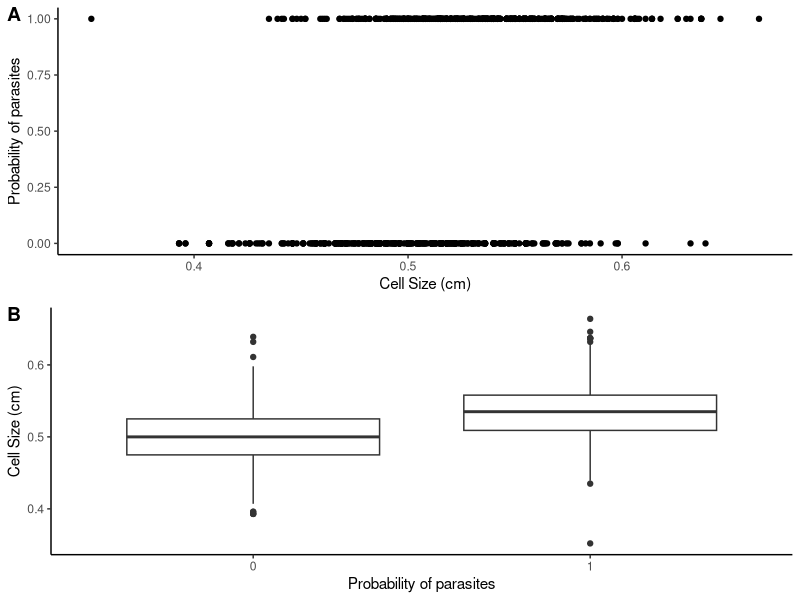
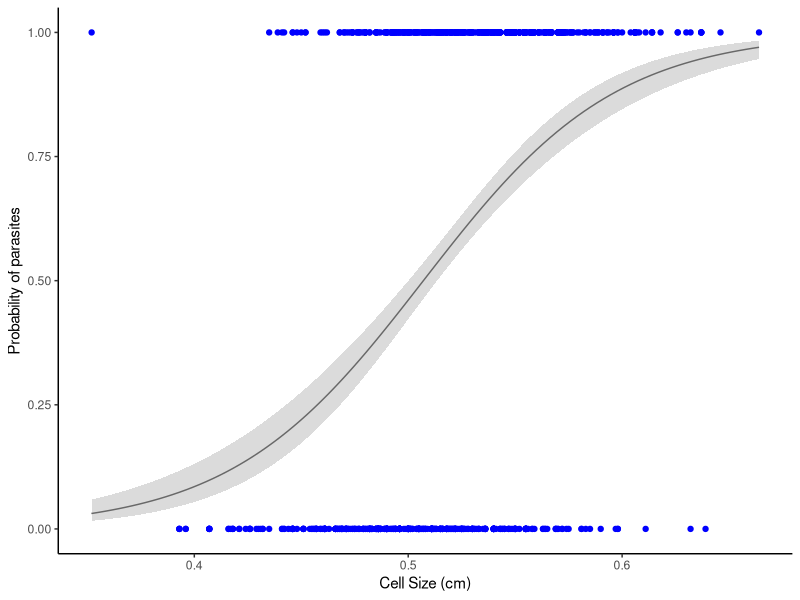
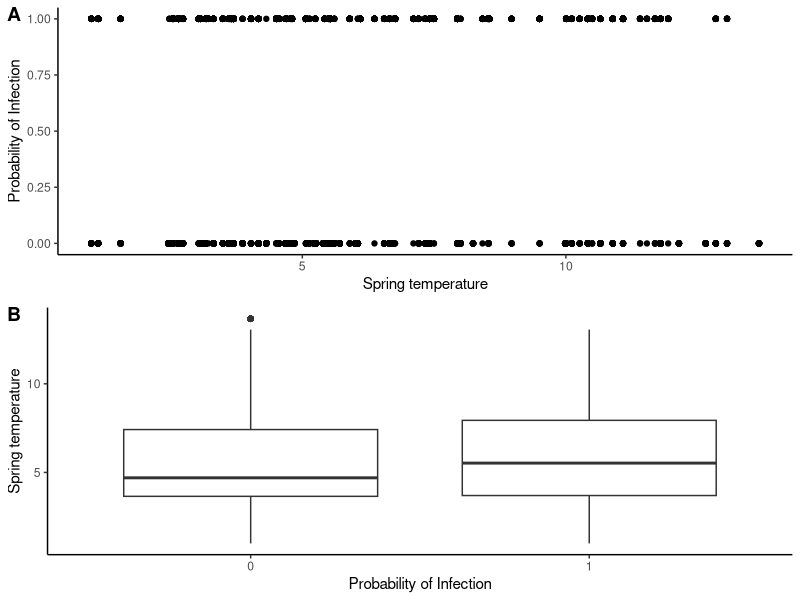
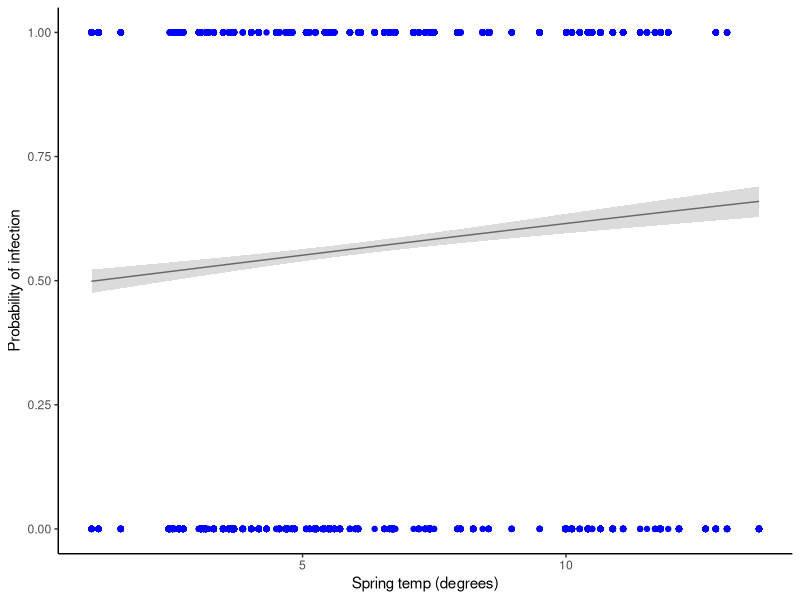
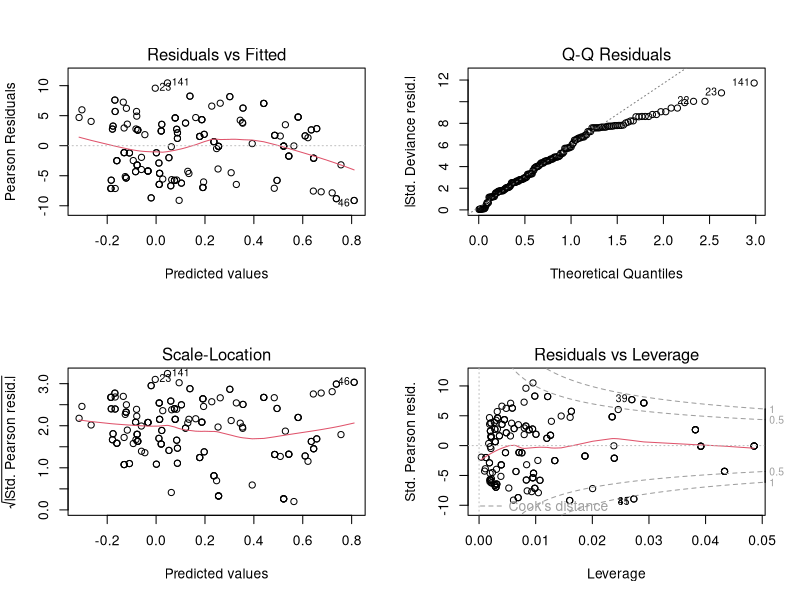
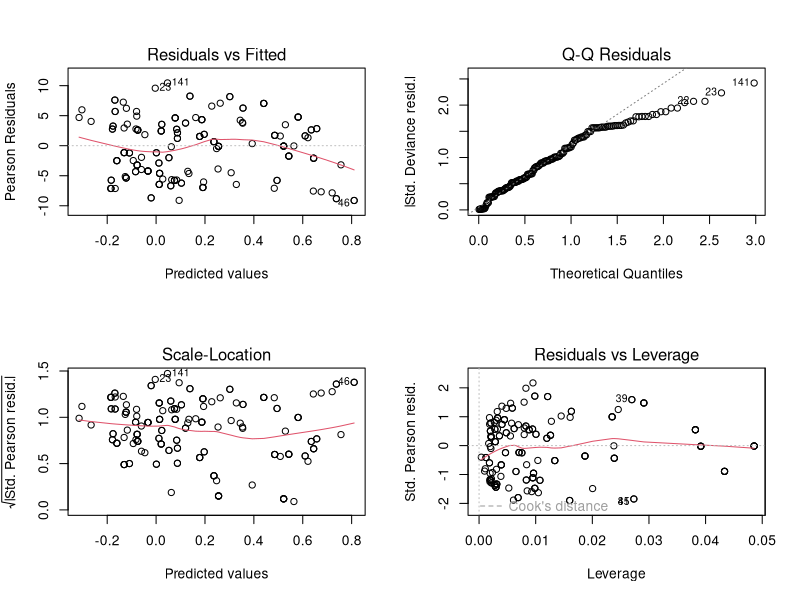
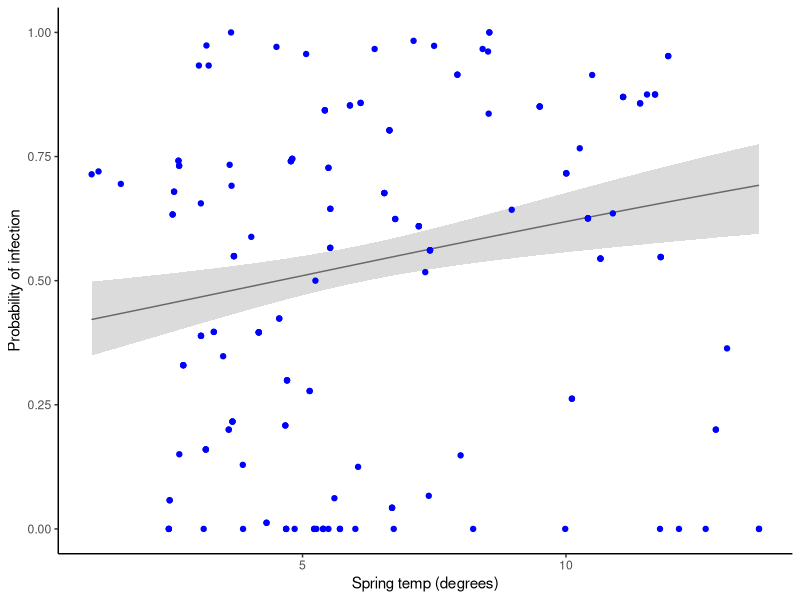
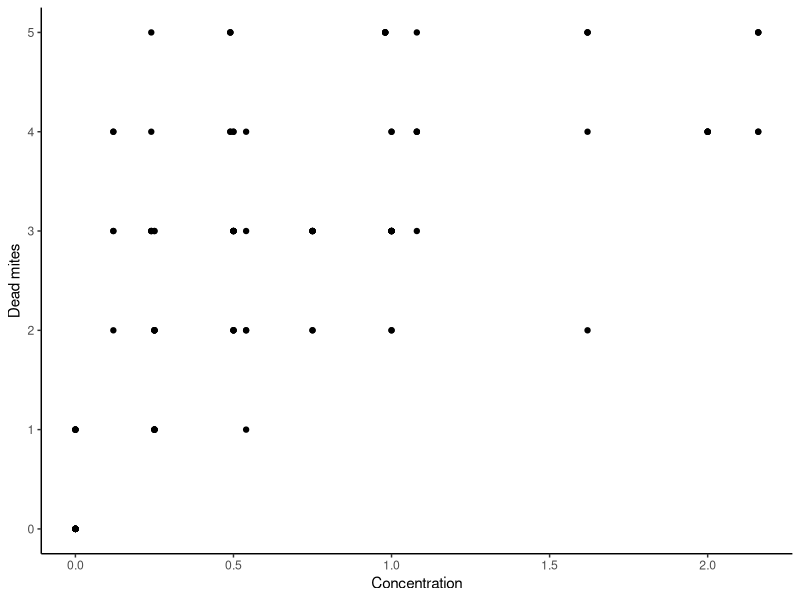

Reproduce these figures in R, in order.
# Binary models

# worker bees data

require(ggplot2)
require(ggpubr)

worker <- read.csv("workerbees.csv", stringsAsFactors = T)
str(worker)
head(worker)

scatterplot <- ggplot(data=worker, mapping = aes(x=CellSize, y=Parasites))+ geom_point()+labs(x = "Cell Size (cm)", y="Probability of parasites")+theme_classic()
boxplot <- ggplot(data=worker, aes(x=factor(Parasites), y=CellSize))+geom_boxplot()+theme_classic()+labs(x = "Probability of parasites", y="Cell Size (cm)")+theme_classic()
ggarrange(scatterplot, boxplot, labels=c("A", "B"), ncol=1, nrow=2)

workerm1 <- glm(formula= Parasites~CellSize, data=worker, family="binomial")
summary(workerm1)
anova(workerm1, test="Chisq")
# Pseudo R^2 = 0.123. model explains 12.3% of variance
# logit(probability of parasites)= -11.25 + 22.18*CellSize

plogis(coef(workerm1))
# can interpret that for every cm increase in cell size, probability of being infected increases by a factor of 1 or 100%

# value of x where prob flips: b0/b1 = 11.25/22.18 = 0.51cm

#graph

range(worker$CellSize)

new_data <- data.frame(CellSize=seq(from=0.352, to= 0.664, length=100))
predictions <- predict(workerm1, newdata=new_data, type="link", se.fit=TRUE) # type=link predicts the fit and se on the log-linear scale
new_data$pred <- predictions$fit
new_data$se <- predictions$se.fit
new_data$upperCI <- new_data$pred+(new_data$se*1.96)
new_data$lowerCI <- new_data$pred-(new_data$se*1.96)



ggplot(new_data, aes(x=CellSize, y=plogis(pred)))+
  geom_line(col="black")+
  geom_ribbon(aes(ymin=plogis(lowerCI), ymax=plogis(upperCI), alpha=0.2), show.legend=FALSE, fill="grey")+
  geom_point(worker, mapping=aes(x=CellSize, y=Parasites), col="blue")+
  labs(x = "Cell Size (cm)", y="Probability of parasites")+
  theme_classic()

# chytrid data as binary

chytrid <- read.csv("chytrid.csv", stringsAsFactors = T)
str(chytrid)

scatterplot <- ggplot(data=chytrid, mapping = aes(x=Springavgtemp, y=InfectionStatus))+ geom_point()+labs(x = "Spring temperature", y="Probability of Infection")+theme_classic()
boxplot <- ggplot(data=chytrid, aes(x=factor(InfectionStatus), y=Springavgtemp))+geom_boxplot()+theme_classic()+labs(x = "Probability of Infection", y="Spring temperature")+theme_classic()
ggarrange(scatterplot, boxplot, labels=c("A", "B"), ncol=1, nrow=2)

#graphs imply no sig diff, but research shows increasing spring temp increases probaility of chytrid fungus infection in amphibians
# model with binary generalised model

chytridm1 <- glm(data = chytrid, formula = InfectionStatus~Springavgtemp, family="binomial")
summary(chytridm1)
anova(chytridm1, test="Chisq")

#Pseudo R^2 = 0.005, model explains 0.5% of data
# logit (probability of infection) = -0.06 + 0.05*Springavgtemp
plogis(coef(chytridm1))
# can interpret that for every degree increase in spring temp, probability of being infected increases by a factor of 0.51 or 51%

# calculate flipping point
# b0/b1 = 0.06/0.05 = 1.2 degrees
# can infer that amphibians experiencing temps above 1.2 are more likely to be infected

#graph

range(chytrid$Springavgtemp)

new_data <- data.frame(Springavgtemp=seq(from=0.997, to= 13.664, length=100))
predictions <- predict(chytridm1, newdata=new_data, type="link", se.fit=TRUE) # type=link predicts the fit and se on the log-linear scale
new_data$pred <- predictions$fit
new_data$se <- predictions$se.fit
new_data$upperCI <- new_data$pred+(new_data$se*1.96)
new_data$lowerCI <- new_data$pred-(new_data$se*1.96)



ggplot(new_data, aes(Springavgtemp, y=plogis(pred)))+
  geom_line(col="black")+
  geom_ribbon(aes(ymin=plogis(lowerCI), ymax=plogis(upperCI), alpha=0.2), show.legend=FALSE, fill="grey")+
  geom_point(chytrid, mapping=aes(x=Springavgtemp, y=InfectionStatus), col="blue")+
  labs(x = "Spring temp (degrees)", y="Probability of infection")+
  theme_classic()

# model chytrid data with binomial outcome

chytrid_binomial <- read.csv("chytrid_binomial.csv", stringsAsFactors = T)
str(chytrid_binomial)

# model with binomial model

chytridm2 <- glm(cbind(Positives, Total-Positives)~AverageSpringTemp, data = chytrid_binomial, family="binomial")
summary(chytridm2)
anova(chytridm2, test="Chisq")

#Pseudo R^2 = 0.05, model explains 5% of data
# Dispersion parameter: 4795.7/173 = 27.72, overdispersed
# logit (probability of infection) = -0.4 + 0.08*Springavgtemp
par(mfrow=c(2,2))
plot(chytridm2)
#Residuals vs levergae suggests a number of outliers that are causing overdispersion
sum(cooks.distance(chytridm2)> 1)
# 2 outliers
# in response we will fit quasi-binomial model

# model with quasi-binomial model

chytridm3 <- glm(cbind(Positives, Total-Positives)~AverageSpringTemp, data = chytrid_binomial, family="quasibinomial")
summary(chytridm3)
anova(chytridm3, test="Chisq")

## below values have not changed between binomial and quasi binomial, but standard errors have inflated
#Pseudo R^2 = 0.052, model explains 5% of data
# Dispersion parameter: 4795.7/173 = 27.72, overdispersed
# logit (probability of infection) = -0.4 + 0.08*Springavgtemp

par(mfrow=c(2,2))
plot(chytridm3)
#Residuals vs leverage has changed so that cooks distance isnt even on graph
sum(cooks.distance(chytridm3)> 1)
# 0 outliers

# plotting chytrid binomial data

range(chytrid_binomial$AverageSpringTemp)

new_data <- data.frame(AverageSpringTemp=seq(from=0.997, to= 13.664, length=100))
predictions <- predict(chytridm3, newdata=new_data, type="link", se.fit=TRUE) # type=link predicts the fit and se on the log-linear scale
new_data$pred <- predictions$fit
new_data$se <- predictions$se.fit
new_data$upperCI <- new_data$pred+(new_data$se*1.96)
new_data$lowerCI <- new_data$pred-(new_data$se*1.96)



ggplot(new_data, aes(AverageSpringTemp, y=plogis(pred)))+
  geom_line(col="black")+
  geom_ribbon(aes(ymin=plogis(lowerCI), ymax=plogis(upperCI), alpha=0.2), show.legend=FALSE, fill="grey")+
  geom_point(chytrid_binomial, mapping=aes(x=AverageSpringTemp, y=(Positives/Total)), col="blue")+
  labs(x = "Spring temp (degrees)", y="Probability of infection")+
  theme_classic()

# Bee mites data
mites <- read.csv("bee_mites.csv", stringsAsFactors = T)
str(mites)
head(mites)

ggplot(data=mites, mapping = aes(x=Concentration, y=Dead_mites))+ geom_point()+labs(x = "Concentration", y="Dead mites")+theme_classic()
mitemodel2 <- glm(cbind(Dead_mites, Total-Dead_mites)~Concentration, data=mites, family="binomial")
summary(mitemodel2)
anova(mitemodel2, test="Chisq")
# 
# logit(proportion of Dead mites) = -0.87 + 2.97 * Concentration
#Pseudo R^2 = 0.44. 44% of variance is explained by this model

# model validation
# dispersion parameter: 1.72, slightly overdispersed 

# plots
par(mfrow=c(2,2))
plot(mitemodel2)

# Residuals vs fitted: red line is straighter than model 1
# scale-location: red line is straighter than model 1

# changing model family has corrected for unequal variance in previous model

# still no points outside of cooks distance
sum(cooks.distance(mitemodel2)> 1)

# could fit quasi binomial model to account for overdispersion

mitemodel3 <- glm(cbind(Dead_mites, Total-Dead_mites)~Concentration, data=mites, family="quasibinomial")
summary(mitemodel3)
anova(mitemodel3, test="Chisq")

# logit(proportion of Dead mites) = -0.87 + 2.97 * Concentration
#Pseudo R^2 = 0.44. 44% of variance is explained by this model

# model validation
# dispersion parameter: 1.72, slightly overdispersed 

# plots
par(mfrow=c(2,2))
plot(mitemodel3)

# all plots same apart form residuals vs leverage where cooks distance got further away

range(mites$Concentration)

new_data <- data.frame(Concentration=seq(from=0, to=2.16, length=100))
predictions <- predict(mitemodel3, newdata=new_data, type="link", se.fit=TRUE) # type=link predicts the fit and se on the log-linear scale
new_data$pred <- predictions$fit
new_data$se <- predictions$se.fit
new_data$upperCI <- new_data$pred+(new_data$se*1.96)
new_data$lowerCI <- new_data$pred-(new_data$se*1.96)



ggplot(new_data, aes(x=Concentration, y=plogis(pred)))+
  geom_line(col="black")+
  geom_ribbon(aes(ymin=plogis(lowerCI), ymax=plogis(upperCI), alpha=0.1), show.legend=FALSE, fill="grey")+
  geom_point(mites, mapping=aes(x=Concentration, y=Dead_mites/Total), col="blue")+
  labs(y="Number of Dead Mites", x="Concentration (g/l)")+
  theme_classic()

